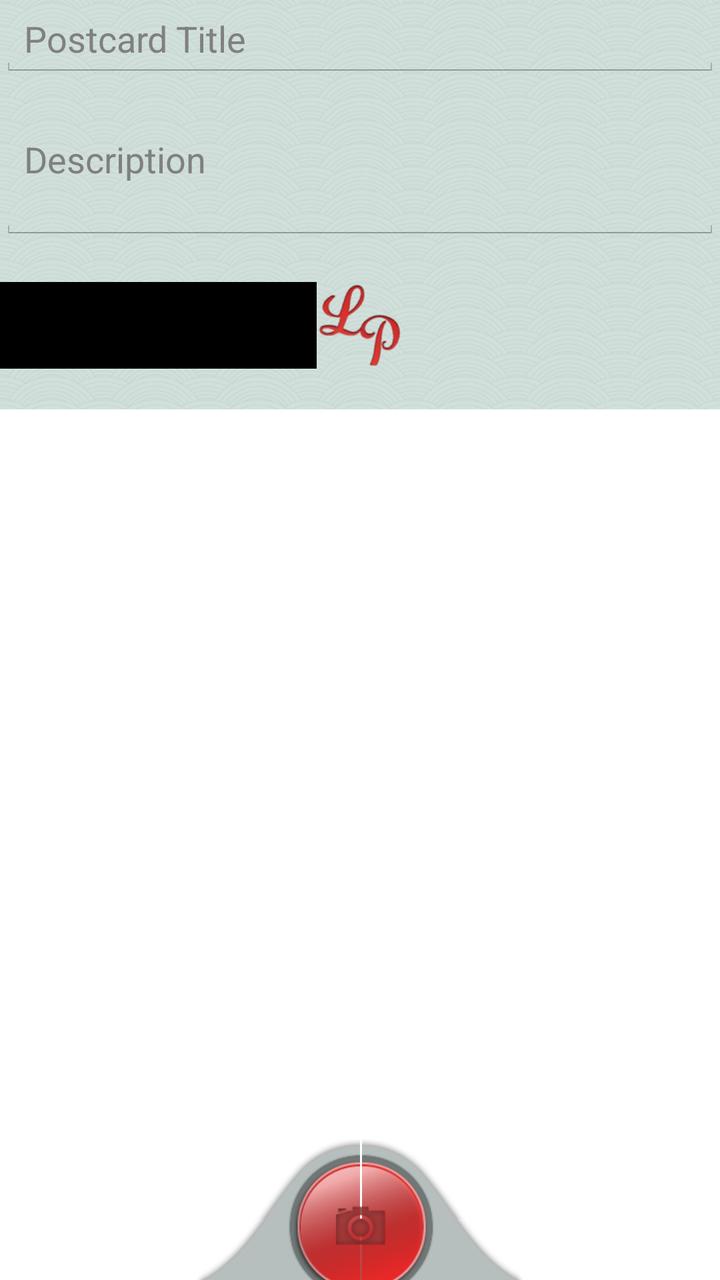
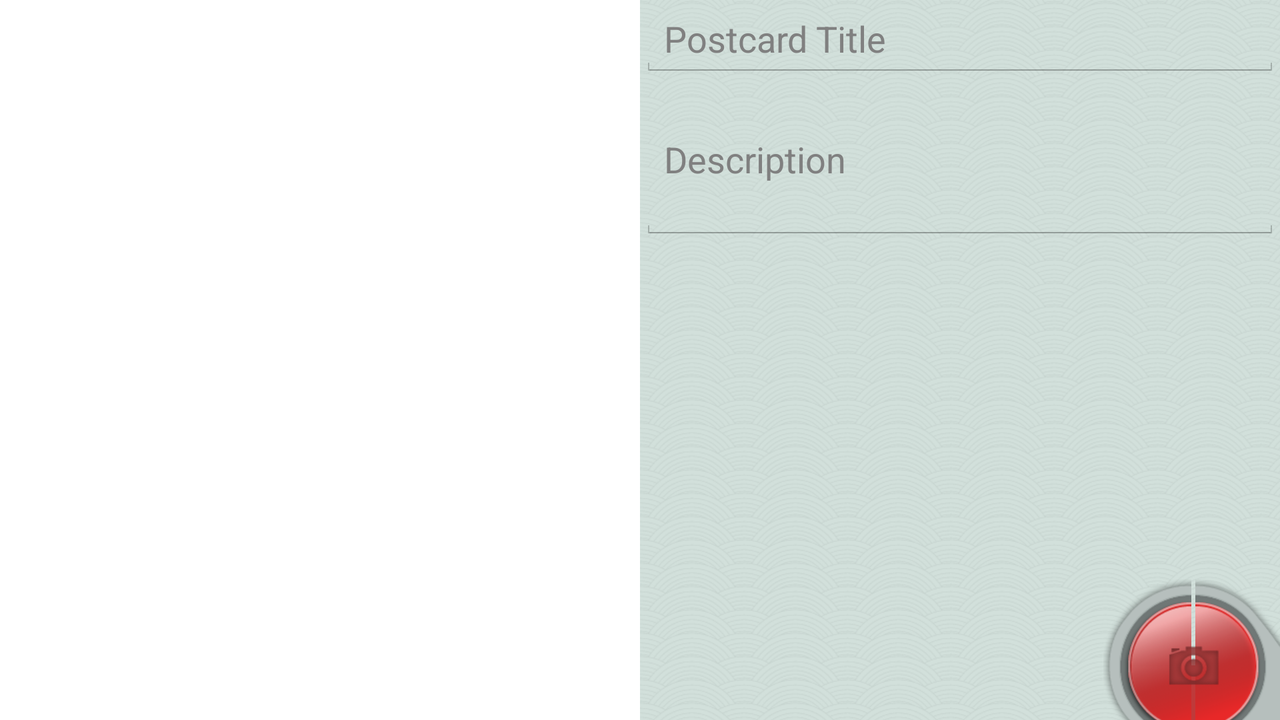

Compare how this app lays out the same screen by default and in its alternative resource folder. The renders come first, then the two layout files and the values they reference.
<!-- AndroidManifest.xml: application theme AppTheme -->
<!-- res/layout/activity_card_edit.xml -->
<?xml version="1.0" encoding="utf-8"?>
<RelativeLayout xmlns:android="http://schemas.android.com/apk/res/android"
    xmlns:tools="http://schemas.android.com/tools"
    android:layout_width="match_parent"
    android:layout_height="match_parent" >

    <ScrollView
        android:layout_width="match_parent"
        android:layout_height="match_parent" >

        <RelativeLayout
            style="@style/Scrollable"
            android:layout_width="fill_parent"
            android:layout_height="wrap_content" >

            <EditText
                android:id="@+id/title"
                android:layout_width="fill_parent"
                android:layout_height="wrap_content"
                android:hint="@string/postcard_edit_title_hint"
                android:inputType="textCapWords"
                android:lines="1" />

            <FrameLayout
                android:id="@+id/card_edit_fragment"
                android:layout_width="fill_parent"
                android:layout_height="wrap_content"
                android:layout_below="@+id/title"
                android:layout_centerHorizontal="true"
                tools:layout="@layout/card_edit_fragment" />

            <EditText
                android:id="@+id/description"
                android:layout_width="fill_parent"
                android:layout_height="wrap_content"
                android:layout_below="@+id/card_edit_fragment"
                android:hint="@string/postcard_edit_description_hint"
                android:inputType="textMultiLine"
                android:minLines="3" />

            <include android:id="@+id/footer"
                android:layout_below="@+id/description"
                android:layout_width="fill_parent"
                android:layout_height="@dimen/bottom_bar_overflow"
                layout="@layout/scroll_footer" />
        </RelativeLayout>
    </ScrollView>

    <include
        android:layout_width="fill_parent"
        android:layout_height="wrap_content"
        layout="@layout/bottom_bar_new_photo" />

</RelativeLayout>
<!-- res/layout/scroll_footer.xml (included above) -->
<?xml version="1.0" encoding="utf-8"?>
<View xmlns:android="http://schemas.android.com/apk/res/android"
    android:layout_width="fill_parent"
    android:layout_height="@dimen/bottom_bar_overflow"
    android:background="@drawable/image_placeholder" />
<!-- res/layout/bottom_bar_new_photo.xml (included above) -->
<?xml version="1.0" encoding="utf-8"?>
<merge xmlns:android="http://schemas.android.com/apk/res/android" >

    <ImageButton
        android:id="@+id/add_frame"
        style="@style/Widget.BottomBar.BigRedButton.NewPhoto"
        android:layout_width="wrap_content"
        android:layout_height="wrap_content" />

</merge>
<!-- resources referenced by this layout -->
<resources>
  <dimen name="bottom_bar_overflow">84dip</dimen>
  <!-- drawable image_placeholder: png bitmap (drawable-hdpi, 3691 bytes) -->
  <string name="postcard_edit_description_hint">Description</string>
  <string name="postcard_edit_title_hint">Postcard Title</string>
  <style name="Scrollable">
          <item name="android:background">@drawable/bg_arches</item>
      </style>
  <style name="Widget.BottomBar.BigRedButton.NewPhoto">
          <item name="android:src">@drawable/ic_btn_bottom_camera</item>
          <item name="android:contentDescription">@string/add_images</item>
      </style>
  <!-- from res/values-v14/ -->
  <style name="AppTheme" parent="android:Theme.Holo.Light.DarkActionBar" />
  <!-- drawable bg_arches (drawable) -->
  <?xml version="1.0" encoding="utf-8"?>
  <color xmlns:android="http://schemas.android.com/apk/res/android"
      android:color="@color/bg_arches_solid" />
  <!-- drawable ic_btn_bottom_camera: png bitmap (drawable-hdpi, 1753 bytes) -->
  <string name="add_images">Add photo</string>
  <color name="bg_arches_solid">#d0ded9</color>
</resources>
<!-- res/layout-land/activity_card_edit.xml (the repository's variant of the layout above) -->
<!-- drawn on the phone turned sideways -->
<?xml version="1.0" encoding="utf-8"?>
<RelativeLayout xmlns:android="http://schemas.android.com/apk/res/android"
    xmlns:tools="http://schemas.android.com/tools"
    android:layout_width="match_parent"
    android:layout_height="match_parent" >

    <LinearLayout
        android:layout_width="match_parent"
        android:layout_height="match_parent"
        android:orientation="horizontal" >

        <FrameLayout
            android:id="@+id/card_edit_fragment"
            android:layout_width="fill_parent"
            android:layout_height="fill_parent"
            android:layout_weight="1"
            tools:layout="@layout/card_media_edit_fragment" />

        <ScrollView
            android:layout_width="fill_parent"
            android:layout_height="fill_parent"
            android:layout_weight="1"
            android:fillViewport="true" >

            <LinearLayout
                style="@style/Scrollable"
                android:layout_width="fill_parent"
                android:layout_height="wrap_content"
                android:gravity="top"
                android:orientation="vertical" >

                <EditText
                    android:id="@+id/title"
                    android:layout_width="fill_parent"
                    android:layout_height="wrap_content"
                    android:hint="@string/postcard_edit_title_hint"
                    android:inputType="textCapWords"
                    android:lines="1" />

                <EditText
                    android:id="@+id/description"
                    android:layout_width="fill_parent"
                    android:layout_height="wrap_content"
                    android:hint="@string/postcard_edit_description_hint"
                    android:inputType="textMultiLine"
                    android:minLines="3" />
            </LinearLayout>
        </ScrollView>
    </LinearLayout>

    <include
        android:layout_width="fill_parent"
        android:layout_height="wrap_content"
        layout="@layout/bottom_bar_new_photo" />

</RelativeLayout>
<!-- resources referenced by the variant -->
<!-- as the phone turned sideways resolves them -->
<resources>
  <string name="postcard_edit_description_hint">Description</string>
  <string name="postcard_edit_title_hint">Postcard Title</string>
  <style name="Scrollable">
          <item name="android:background">@drawable/bg_arches</item>
      </style>
  <style name="Widget.BottomBar.BigRedButton.NewPhoto">
          <item name="android:src">@drawable/ic_btn_bottom_camera</item>
          <item name="android:contentDescription">@string/add_images</item>
      </style>
  <!-- from res/values-v14/ -->
  <style name="AppTheme" parent="android:Theme.Holo.Light.DarkActionBar" />
  <!-- drawable bg_arches (drawable) -->
  <?xml version="1.0" encoding="utf-8"?>
  <color xmlns:android="http://schemas.android.com/apk/res/android"
      android:color="@color/bg_arches_solid" />
  <!-- drawable ic_btn_bottom_camera: png bitmap (drawable-hdpi, 1753 bytes) -->
  <string name="add_images">Add photo</string>
  <color name="bg_arches_solid">#d0ded9</color>
</resources>
